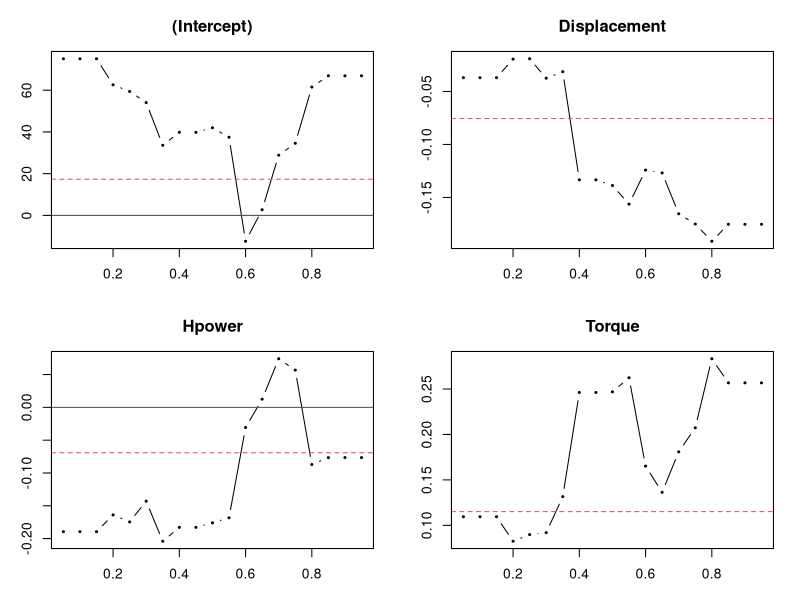
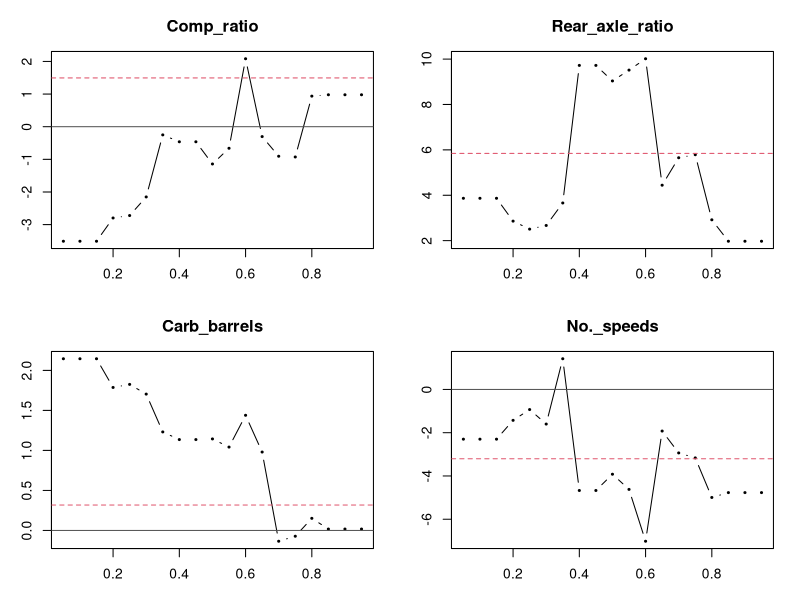
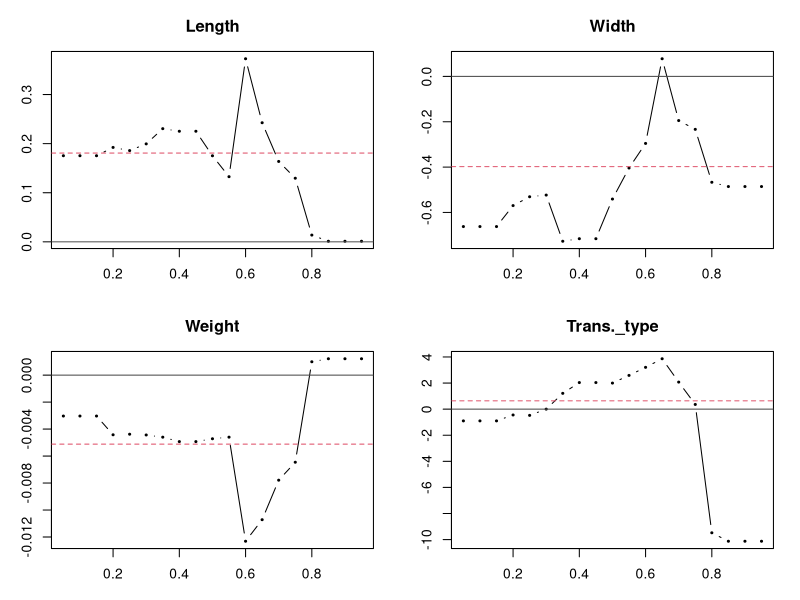
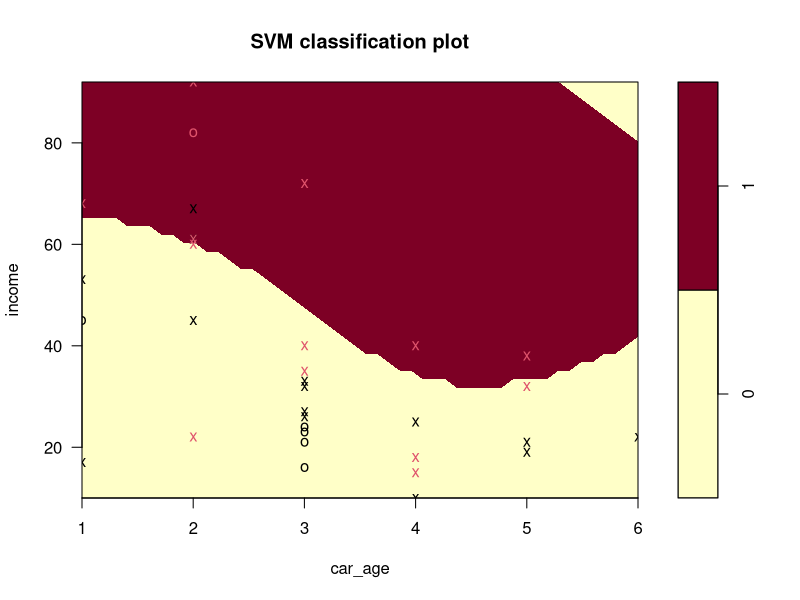

Source code (R) for these figures, in order:
## ---- chunk 1
knitr::opts_chunk$set(echo = TRUE)
## ---- chunk 2
#load data
gas = read.csv("gas_mileage.csv", header = T); head(gas, 5)
## ---- chunk 3
library(quantreg)
## ---- chunk 4
#fit quantile regression model
fit1 = rq(Mpg ~ ., tau = seq(0.05, 0.95, by = 0.05), data = gas)
summary(fit1)
## ---- chunk 5
plot(fit1, mfrow = c(2, 2))
## ---- chunk 6
#use bootstrap for se of regression coeffs for conditional median
fit1_median = rq(Mpg ~ ., tau = 0.5, data = gas)
summary(fit1_median, se = "boot")
## ---- chunk 7
#load data
car = read.csv("car.csv", header = TRUE); head(car, 5)
## ---- chunk 8
library(e1071)
## ---- chunk 9
fit2 = svm(factor(y) ~ ., data = car)
summary(fit2)
## ---- chunk 10
plot(fit2, data = car, income ~ car_age) #from income to car_age
## ---- chunk 11
#create new data
new_obs = with(car, data.frame(income = 50, car_age = 5))
#predict response
new_obs$class = predict(fit2, new_obs, type = "response"); new_obs
